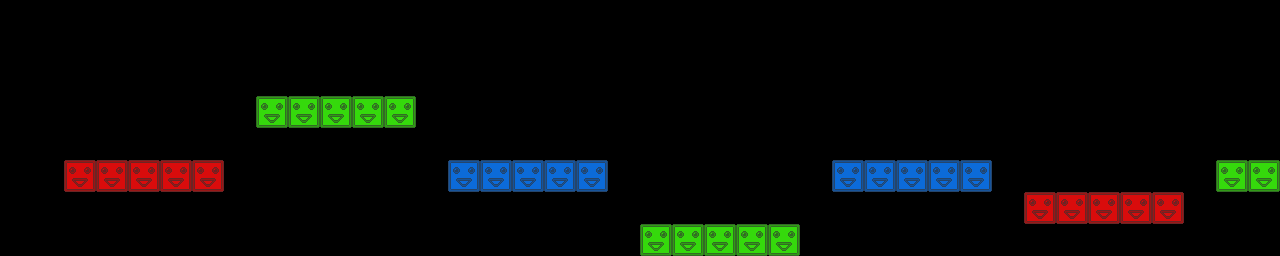

This game map was drawn from its Tiled (.tmx) file and the tilesets committed beside it. A one-line description and the trimmed map source follow:
An orthogonal 40x8 tile map with 32x32 px tiles, 3 tile layers (red, green, blue) and 11 objects.

<map version="1.0" orientation="orthogonal" renderorder="right-down" width="40" height="8" tilewidth="32" tileheight="32">
 <tileset firstgid="1" name="blocks" tilewidth="32" tileheight="32">
  <image source="blocks.png" width="96" height="32" />
 </tileset>
 <layer name="red" width="40" height="8">
  <data>[320 cells, 10 non-empty, 1 distinct tile ids]</data>
 </layer>
 <layer name="green" width="40" height="8">
  <data>[320 cells, 12 non-empty, 1 distinct tile ids]</data>
 </layer>
 <layer name="blue" width="40" height="8">
  <data>[320 cells, 10 non-empty, 1 distinct tile ids]</data>
 </layer>
 <objectgroup name="crystals">
  <object x="137" y="137">
   <ellipse />
  </object>
  <object x="344" y="80">
   <ellipse />
  </object>
  <object x="545" y="139">
   <ellipse />
  </object>
  <object x="916" y="145">
   <ellipse />
  </object>
  <object x="747" y="207">
   <ellipse />
  </object>
  <object x="1106" y="172">
   <ellipse />
  </object>
  <object x="1272" y="148">
   <ellipse />
  </object>
 </objectgroup>
 <objectgroup name="spikes">
  <object x="673" y="118">
   <ellipse />
  </object>
  <object x="674" y="144">
   <ellipse />
  </object>
  <object x="674" y="172">
   <ellipse />
  </object>
  <object x="1017" y="102">
   <ellipse />
  </object>
 </objectgroup>
</map>
